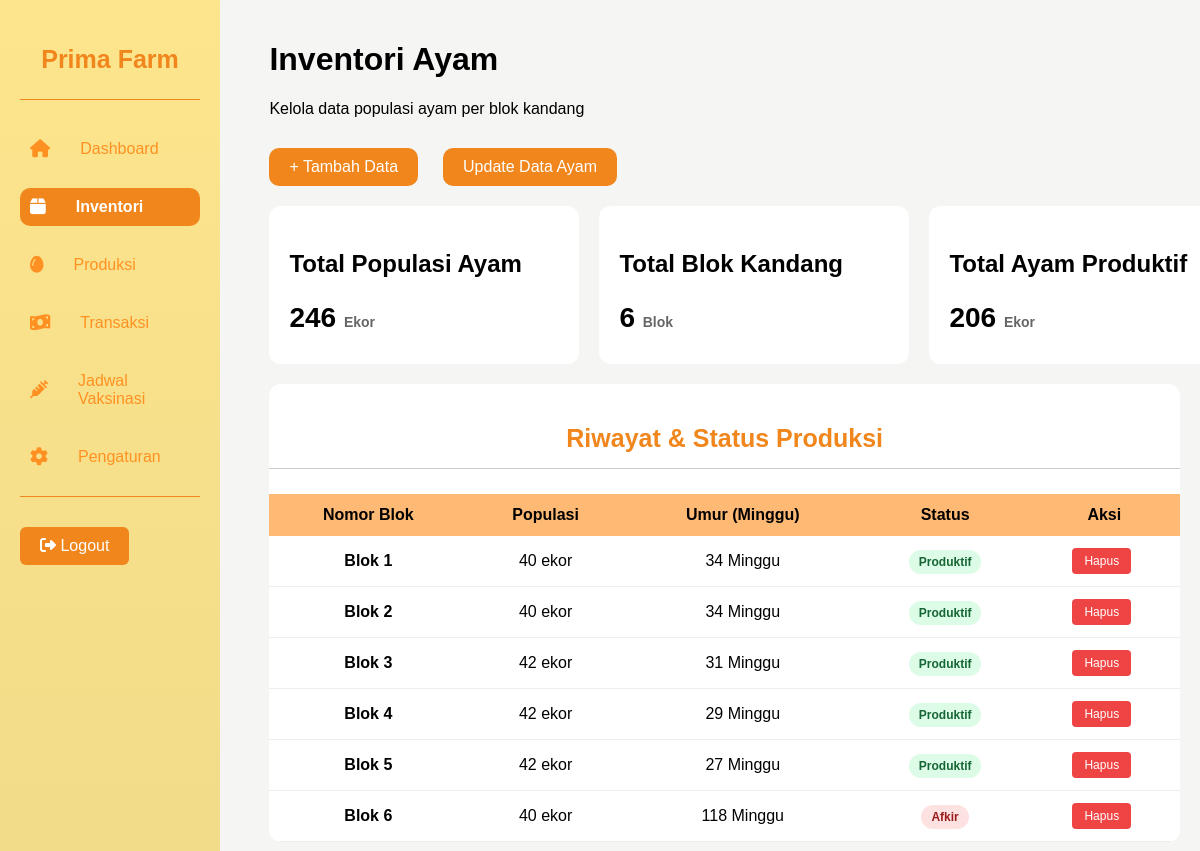
The page /menu_inventori.php (signed in) on the database its author committed.
### tables this page shows
CREATE TABLE `blok_kandang` (
  `id_blok_kandang` int NOT NULL,
  `id_petugas` int DEFAULT NULL,
  `kapasitas_per_blok` int DEFAULT NULL,
  `total_ayam` int DEFAULT NULL,
  `tanggal_pembelian_ayam` date DEFAULT NULL
);

### menu_inventori.php (the view, shortened to what this page needs)
<?php
include("koneksi.php");
$query_ayam = mysqli_query($conn, "SELECT SUM(total_ayam) as total FROM blok_kandang");
$data_ayam = mysqli_fetch_assoc($query_ayam);
$query_kandang = mysqli_query($conn, "SELECT COUNT(id_blok_kandang) as totalkandang FROM blok_kandang");
$data_kandang = mysqli_fetch_assoc($query_kandang);
$query_produktif = mysqli_query($conn, "SELECT SUM(total_ayam) as total_produktif FROM blok_kandang
                                        WHERE tanggal_pembelian_ayam >= DATE_SUB(CURDATE(), INTERVAL 72 WEEK)");
$data_produktif = mysqli_fetch_assoc($query_produktif);
$total_ayam_produktif = $data_produktif['total_produktif'] ?? 0;
$query_riwayat = mysqli_query($conn, "
    SELECT
        id_blok_kandang,
        total_ayam,
        kapasitas_per_blok,
        tanggal_pembelian_ayam
    FROM blok_kandang
    ORDER BY id_blok_kandang ASC
");
?>
<!DOCTYPE html>
<html lang="id">
<head>
    <link rel="stylesheet" href="menu.css">
</head>
<body>
    <div class="container">
        <?php include("sidebar.php"); ?>
        <main>
            <h1>Inventori Ayam</h1>
            <p>Kelola data populasi ayam per blok kandang</p>
            <div class="btn-group">
                <a href="inventori.php" class="btn-tambah">+ Tambah Data</a>
                <a href="update_ayam.php" class="btn-tambah">Update Data Ayam</a>
            </div>
            <div class="card-container">
                <div class="card">
                    <p>Total Populasi Ayam</p>
                    <h2><?php echo number_format($data_ayam['total'] ?? 0); ?> <span style="font-size: 14px; color: #666;">Ekor</span></h2>
                </div>
                <div class="card">
                    <p>Total Blok Kandang</p>
                    <h2><?php echo $data_kandang['totalkandang'] ?? 0; ?> <span style="font-size: 14px; color: #666;">Blok</span></h2>
                </div>
                <div class="card">
                    <p>Total Ayam Produktif</p>
                    <h2><?php echo number_format($total_ayam_produktif); ?> <span style="font-size: 14px; color: #666;">Ekor</span></h2>
                </div>
            </div>
            <div class="table-box">
                <h3>Riwayat & Status Produksi</h3>
                <table>
                    <thead>
                        <tr>
                            <th>Nomor Blok</th>
                            <th>Populasi</th>
                            <th>Umur (Minggu)</th>
                            <th>Status</th>
                            <th>Aksi</th>
                        </tr>
                    </thead>
                    <tbody>
                        <?php if (mysqli_num_rows($query_riwayat) > 0) {
                            while ($row = mysqli_fetch_assoc($query_riwayat)) {
                                $tgl_beli = new DateTime($row['tanggal_pembelian_ayam']);
                                $sekarang = new DateTime();
                                $selisih = $sekarang->diff($tgl_beli);
                                $minggu_sejak_beli = floor($selisih->days / 7);
                                $total_umur_minggu = $minggu_sejak_beli + 18;
                                if ($total_umur_minggu > 90) {
                                    $status = "Afkir"; $class = "afkir";
                                } else {
                                    $status = "Produktif"; $class = "produktif";
                                }
                        ?>
                                <tr>
                                    <td><strong>Blok <?php echo $row['id_blok_kandang']; ?></strong></td>
                                    <td><?php echo number_format($row['total_ayam']); ?> ekor</td>
                                    <td><?php echo $total_umur_minggu; ?> Minggu</td>
                                    <td>
                                        <span class="status-badge <?php echo $class; ?>">
                                            <?php echo $status; ?>
                                        </span>
                                    </td>
                                    <td>
                                        <a href="hapus_blok.php?id=<?php echo $row['id_blok_kandang']; ?>"
                                           class="btn-aksi btn-hapus"
                                           onclick="return confirm('Yakin ingin menghapus Blok <?php echo $row['id_blok_kandang']; ?>? Pastikan ayam sudah terjual habis.')">Hapus</a>
                                    </td>
                                </tr>
                        <?php }
                        } else { ?>
                            <tr><td colspan="5" style="text-align: center;">Belum ada data.</td></tr>
                        <?php } ?>
                    </tbody>
                </table>
            </div>
        </main>
    </div>
</body>
</html>

### menu.css (style rules this page uses)
body { background-color: rgb(245, 245, 244); font-family: Arial, sans-serif; margin: 0; }
.container { display: grid; grid-template-columns: 220px auto; height: 100vh; overflow: hidden; }
main { overflow-y: auto; padding: 20px; margin-bottom: 3%; }
.container h3 { font-size: 25px; font-weight: bold; color: #f0861c; text-align: center; }
main { margin-left: 3%; }
.card h2 { font-size: 28px; margin-bottom: 10px; }
.card p { font-size: 24px; font-weight: bold; }
.card h2 { font-size:28px; margin-top:5px; }
.table-box { background:white; border-radius:12px; overflow:hidden; margin-top:20px; width: 100%; }
.table-box h3 { padding:15px; border-bottom:1px solid #ccc; }
table { width:100%; border-collapse:collapse; }
tr td { border-bottom:1px solid #eee; }
th, td { padding:12px; text-align:center; }
thead { background: #feb974; }
.btn-tambah { text-decoration: none; background:#f0861c; color:white; border:none; padding:10px 20px; border-radius:10px; cursor:pointer; margin-right: 20px; margin-top: 10px; }
.btn-group { margin:20px 0; display:flex; gap:5px; }
.card-container { display:flex; gap:20px; margin:20px 0; }
.card { background:#ffffff; padding:20px; border-radius:12px; min-width:270px; }
.status-badge { padding: 5px 10px; border-radius: 12px; font-size: 12px; font-weight: bold; }
.produktif { background-color: #dcfce7; color: #166534; }
.afkir { background-color: #fee2e2; color: #991b1b; }
.btn-aksi { padding: 6px 12px; text-decoration: none; font-size: 12px; border-radius: 4px; margin-right: 5px; display: inline-block; transition: 0.3s; }
.btn-hapus { background-color: #ef4444; color: white; border: none; }

### rows shown on the page
blok_kandang: id_blok_kandang "1", total_ayam "40", tanggal_pembelian_ayam "Produktif"
blok_kandang: id_blok_kandang "2", total_ayam "40", tanggal_pembelian_ayam "Produktif"
blok_kandang: id_blok_kandang "3", total_ayam "42", tanggal_pembelian_ayam "Produktif"
blok_kandang: id_blok_kandang "4", total_ayam "42", tanggal_pembelian_ayam "Produktif"
blok_kandang: id_blok_kandang "5", total_ayam "42", tanggal_pembelian_ayam "Produktif"
blok_kandang: id_blok_kandang "6", total_ayam "40", tanggal_pembelian_ayam "Afkir"

### other values the page prints
$data_ayam['total'] "246"
$data_kandang['totalkandang'] "6"
$total_ayam_produktif "206"
